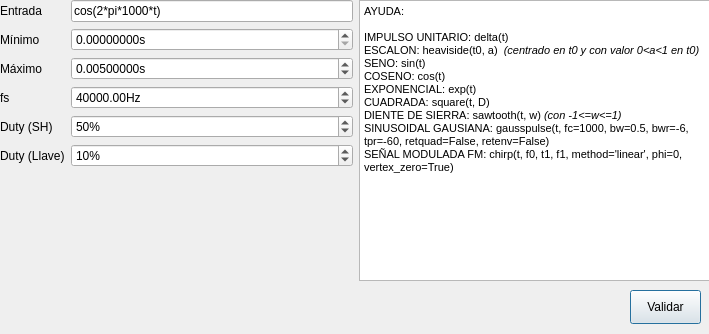
<?xml version="1.0" encoding="UTF-8"?>
<ui version="4.0">
 <class>InputDialog</class>
 <widget class="QDialog" name="InputDialog">
  <property name="geometry">
   <rect>
    <x>0</x>
    <y>0</y>
    <width>709</width>
    <height>334</height>
   </rect>
  </property>
  <property name="windowTitle">
   <string>Dialog</string>
  </property>
  <widget class="QLabel" name="error_label">
   <property name="geometry">
    <rect>
     <x>10</x>
     <y>289</y>
     <width>611</width>
     <height>31</height>
    </rect>
   </property>
   <property name="text">
    <string/>
   </property>
  </widget>
  <widget class="QWidget" name="horizontalLayoutWidget">
   <property name="geometry">
    <rect>
     <x>0</x>
     <y>0</y>
     <width>711</width>
     <height>281</height>
    </rect>
   </property>
   <layout class="QHBoxLayout" name="horizontalLayout">
    <item>
     <layout class="QFormLayout" name="formLayout_4">
      <item row="0" column="0">
       <widget class="QLabel" name="label_3">
        <property name="text">
         <string>Entrada</string>
        </property>
       </widget>
      </item>
      <item row="0" column="1">
       <widget class="QLineEdit" name="input_txt">
        <property name="enabled">
         <bool>true</bool>
        </property>
        <property name="text">
         <string>cos(2*pi*1000*t)</string>
        </property>
        <property name="placeholderText">
         <string>Function expression</string>
        </property>
       </widget>
      </item>
      <item row="1" column="0">
       <widget class="QLabel" name="label">
        <property name="text">
         <string>Mínimo</string>
        </property>
       </widget>
      </item>
      <item row="1" column="1">
       <widget class="ScienDSpinBox" name="minbox">
        <property name="enabled">
         <bool>true</bool>
        </property>
        <property name="suffix">
         <string>s</string>
        </property>
        <property name="decimals">
         <number>8</number>
        </property>
        <property name="maximum">
         <double>1000000000.000000000000000</double>
        </property>
        <property name="value">
         <double>0.000000000000000</double>
        </property>
       </widget>
      </item>
      <item row="2" column="0">
       <widget class="QLabel" name="label_2">
        <property name="text">
         <string>Máximo</string>
        </property>
       </widget>
      </item>
      <item row="2" column="1">
       <widget class="ScienDSpinBox" name="maxbox">
        <property name="enabled">
         <bool>true</bool>
        </property>
        <property name="suffix">
         <string>s</string>
        </property>
        <property name="decimals">
         <number>8</number>
        </property>
        <property name="maximum">
         <double>1000000000.000000000000000</double>
        </property>
        <property name="value">
         <double>0.005000000000000</double>
        </property>
       </widget>
      </item>
      <item row="3" column="0">
       <widget class="QLabel" name="label_30">
        <property name="text">
         <string>fs</string>
        </property>
       </widget>
      </item>
      <item row="3" column="1">
       <widget class="ScienDSpinBox" name="fs_box">
        <property name="enabled">
         <bool>true</bool>
        </property>
        <property name="suffix">
         <string>Hz</string>
        </property>
        <property name="minimum">
         <double>0.010000000000000</double>
        </property>
        <property name="maximum">
         <double>1000000000.000000000000000</double>
        </property>
        <property name="value">
         <double>40000.000000000000000</double>
        </property>
       </widget>
      </item>
      <item row="4" column="0">
       <widget class="QLabel" name="label_62">
        <property name="text">
         <string>Duty (SH)</string>
        </property>
       </widget>
      </item>
      <item row="4" column="1">
       <widget class="QDoubleSpinBox" name="dsh_box">
        <property name="suffix">
         <string>%</string>
        </property>
        <property name="decimals">
         <number>0</number>
        </property>
        <property name="minimum">
         <double>0.000000000000000</double>
        </property>
        <property name="maximum">
         <double>100.000000000000000</double>
        </property>
        <property name="singleStep">
         <double>1.000000000000000</double>
        </property>
        <property name="value">
         <double>50.000000000000000</double>
        </property>
       </widget>
      </item>
      <item row="5" column="0">
       <widget class="QLabel" name="label_63">
        <property name="text">
         <string>Duty (Llave)</string>
        </property>
       </widget>
      </item>
      <item row="5" column="1">
       <widget class="QDoubleSpinBox" name="dla_box">
        <property name="suffix">
         <string>%</string>
        </property>
        <property name="decimals">
         <number>0</number>
        </property>
        <property name="minimum">
         <double>0.000000000000000</double>
        </property>
        <property name="maximum">
         <double>100.000000000000000</double>
        </property>
        <property name="singleStep">
         <double>1.000000000000000</double>
        </property>
        <property name="value">
         <double>10.000000000000000</double>
        </property>
       </widget>
      </item>
     </layout>
    </item>
    <item>
     <widget class="QTextBrowser" name="textBrowser">
      <property name="enabled">
       <bool>true</bool>
      </property>
      <property name="html">
       <string>&lt;!DOCTYPE HTML PUBLIC &quot;-//W3C//DTD HTML 4.0//EN&quot; &quot;http://www.w3.org/TR/REC-html40/strict.dtd&quot;&gt;
&lt;html&gt;&lt;head&gt;&lt;meta name=&quot;qrichtext&quot; content=&quot;1&quot; /&gt;&lt;style type=&quot;text/css&quot;&gt;
p, li { white-space: pre-wrap; }
&lt;/style&gt;&lt;/head&gt;&lt;body style=&quot; font-family:'Noto Sans'; font-size:10pt; font-weight:400; font-style:normal;&quot;&gt;
&lt;p style=&quot; margin-top:0px; margin-bottom:0px; margin-left:0px; margin-right:0px; -qt-block-indent:0; text-indent:0px;&quot;&gt;&lt;span style=&quot; font-family:'MS Shell Dlg 2'; font-size:8.25pt;&quot;&gt;AYUDA:&lt;/span&gt;&lt;/p&gt;
&lt;p style=&quot;-qt-paragraph-type:empty; margin-top:0px; margin-bottom:0px; margin-left:0px; margin-right:0px; -qt-block-indent:0; text-indent:0px; font-family:'MS Shell Dlg 2'; font-size:8.25pt;&quot;&gt;&lt;br /&gt;&lt;/p&gt;
&lt;p style=&quot; margin-top:0px; margin-bottom:0px; margin-left:0px; margin-right:0px; -qt-block-indent:0; text-indent:0px;&quot;&gt;&lt;span style=&quot; font-family:'MS Shell Dlg 2'; font-size:8.25pt;&quot;&gt;IMPULSO UNITARIO: delta(t) &lt;/span&gt;&lt;/p&gt;
&lt;p style=&quot; margin-top:0px; margin-bottom:0px; margin-left:0px; margin-right:0px; -qt-block-indent:0; text-indent:0px;&quot;&gt;&lt;span style=&quot; font-family:'MS Shell Dlg 2'; font-size:8.25pt;&quot;&gt;ESCALON: heaviside(t0, a)  &lt;/span&gt;&lt;span style=&quot; font-family:'MS Shell Dlg 2'; font-size:8.25pt; font-style:italic;&quot;&gt;(centrado en t0 y con valor 0&amp;lt;a&amp;lt;1 en t0)&lt;/span&gt;&lt;/p&gt;
&lt;p style=&quot; margin-top:0px; margin-bottom:0px; margin-left:0px; margin-right:0px; -qt-block-indent:0; text-indent:0px;&quot;&gt;&lt;span style=&quot; font-family:'MS Shell Dlg 2'; font-size:8.25pt;&quot;&gt;SENO: sin(t)&lt;/span&gt;&lt;/p&gt;
&lt;p style=&quot; margin-top:0px; margin-bottom:0px; margin-left:0px; margin-right:0px; -qt-block-indent:0; text-indent:0px;&quot;&gt;&lt;span style=&quot; font-family:'MS Shell Dlg 2'; font-size:8.25pt;&quot;&gt;COSENO: cos(t)&lt;/span&gt;&lt;/p&gt;
&lt;p style=&quot; margin-top:0px; margin-bottom:0px; margin-left:0px; margin-right:0px; -qt-block-indent:0; text-indent:0px;&quot;&gt;&lt;span style=&quot; font-family:'MS Shell Dlg 2'; font-size:8.25pt;&quot;&gt;EXPONENCIAL: exp(t)&lt;/span&gt;&lt;/p&gt;
&lt;p style=&quot; margin-top:0px; margin-bottom:0px; margin-left:0px; margin-right:0px; -qt-block-indent:0; text-indent:0px;&quot;&gt;&lt;span style=&quot; font-family:'MS Shell Dlg 2'; font-size:8.25pt;&quot;&gt;CUADRADA: square(t, D)&lt;/span&gt;&lt;/p&gt;
&lt;p style=&quot; margin-top:0px; margin-bottom:0px; margin-left:0px; margin-right:0px; -qt-block-indent:0; text-indent:0px;&quot;&gt;&lt;span style=&quot; font-family:'MS Shell Dlg 2'; font-size:8.25pt;&quot;&gt;DIENTE DE SIERRA: sawtooth(t, w) &lt;/span&gt;&lt;span style=&quot; font-family:'MS Shell Dlg 2'; font-size:8.25pt; font-style:italic;&quot;&gt;(con -1&amp;lt;=w&amp;lt;=1)&lt;/span&gt;&lt;/p&gt;
&lt;p style=&quot; margin-top:0px; margin-bottom:0px; margin-left:0px; margin-right:0px; -qt-block-indent:0; text-indent:0px;&quot;&gt;&lt;span style=&quot; font-family:'MS Shell Dlg 2'; font-size:8.25pt;&quot;&gt;SINUSOIDAL GAUSIANA: gausspulse(t, fc=1000, bw=0.5, bwr=-6, tpr=-60, retquad=False, retenv=False)&lt;/span&gt;&lt;/p&gt;
&lt;p style=&quot; margin-top:0px; margin-bottom:0px; margin-left:0px; margin-right:0px; -qt-block-indent:0; text-indent:0px;&quot;&gt;&lt;span style=&quot; font-family:'MS Shell Dlg 2'; font-size:8.25pt;&quot;&gt;SEÑAL MODULADA FM: chirp(t, f0, t1, f1, method='linear', phi=0, vertex_zero=True)&lt;/span&gt;&lt;/p&gt;&lt;/body&gt;&lt;/html&gt;</string>
      </property>
     </widget>
    </item>
   </layout>
  </widget>
  <widget class="QPushButton" name="check_btn">
   <property name="enabled">
    <bool>true</bool>
   </property>
   <property name="geometry">
    <rect>
     <x>630</x>
     <y>290</y>
     <width>71</width>
     <height>34</height>
    </rect>
   </property>
   <property name="text">
    <string>Validar</string>
   </property>
  </widget>
 </widget>
 <customwidgets>
  <customwidget>
   <class>ScienDSpinBox</class>
   <extends>QDoubleSpinBox</extends>
   <header>src.widgets.scientific_spinbox</header>
  </customwidget>
 </customwidgets>
 <resources/>
 <connections/>
</ui>
